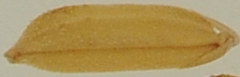
#> input picture Xi23/Xi23/Xi-23/DSC6774_idx103.png, 240 x 77 px
$ jupyter execute glcm.ipynb   (older library calls are emulated)
#> lines starting #> are read from the running program, lines starting #| are printed output that depends on the picture
[cell 1]
import numpy as np
import pandas as pd
import cv2
import os
from tqdm import tqdm
from skimage.feature import graycomatrix, graycoprops

[cell 2]
def compute_glcm_descriptor(image_path):
    image = cv2.imread(image_path, cv2.IMREAD_GRAYSCALE)
    if image is None:
        return None

    # Configuration
    distance = [3]
    angles = [0, np.pi/4, np.pi/2, 3*np.pi/4]
    properties = ['contrast', 'correlation', 'energy', 'homogeneity']

    glcm = graycomatrix(image, distances=distance, angles=angles, symmetric=True, normed=True)

    features = []
    for prop in properties:
        feature = graycoprops(glcm, prop).flatten()
        features.extend(feature)

    return np.array(features)

[cell 3]
def process_directory(base_path):
#> called with base_path = 'D:\\Rice_photos\\Rice_photos\\Xi23'
    all_features = []
    all_labels = []
    image_paths = []

    for root, dirs, files in os.walk(base_path):
        for file in files:
            if file.endswith(('.png', '.jpg', '.jpeg')):
                label = 0 if 'Negative' in root else 1
                image_paths.append((os.path.join(root, file), label))
#> pass 2 of the loop in process_directory, `for root, dirs, files in os.walk(base_path):`:

    for image_path, label in tqdm(image_paths, desc="Processing"):
        features = compute_glcm_descriptor(image_path)
#> in compute_glcm_descriptor, `image = cv2.imread(image_path, cv2.IMREAD_GRAYSCALE)`:
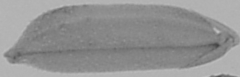
#> image: shape (77, 240); min 66, max 193, mean 147.5
#> the loop in compute_glcm_descriptor, `for prop in properties:` made 4 passes
#> feature on passes 1 to 4: [48.48, 117, 162.6, 96.8], [0.948, 0.871, 0.819, 0.893], [0.0666, 0.0598, 0.0559, 0.0602], [0.32, 0.26, 0.228, 0.262]
#> after the loop in compute_glcm_descriptor, `for prop in properties:`: features = [48.48, 117, 162.6, 96.8, 0.948, 0.871, 0.819, 0.893, 0.0666, 0.0598, 0.0559, 0.0602, 0.32, 0.26, 0.228, 0.262]
        if features is not None:
            all_features.append(features)
            all_labels.append(label)
#> pass 2 of the loop in process_directory, `for image_path, label in tqdm(image_paths, desc="Processing"):`:
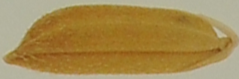
#> input picture Xi23/Xi23/Negative/DSC6531_idx28.png, 239 x 79 px
#> in compute_glcm_descriptor (call 2), `image = cv2.imread(image_path, cv2.IMREAD_GRAYSCALE)`:
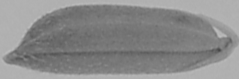
#> image: shape (79, 239); min 70, max 189, mean 138.8
#> the loop in compute_glcm_descriptor (call 2), `for prop in properties:` made 4 passes
#> feature on passes 1 to 4: [55.27, 135.5, 197.5, 114.9], [0.962, 0.904, 0.86, 0.919], [0.0741, 0.0658, 0.0622, 0.0661], [0.313, 0.252, 0.222, 0.254]
#> after the loop in compute_glcm_descriptor (call 2), `for prop in properties:`: features = [55.27, 135.5, 197.5, 114.9, 0.962, 0.904, 0.86, 0.919, 0.0741, 0.0658, 0.0622, 0.0661, 0.313, 0.252, 0.222, 0.254]

    df = pd.DataFrame(all_features)
#> df = table of 2 rows and 16 columns
    df['label'] = all_labels

    return df

[cell 4]
base_path = r'D:\Rice_photos\Rice_photos\Xi23'
df = process_directory(base_path)
#> df = table of 2 rows and 17 columns
